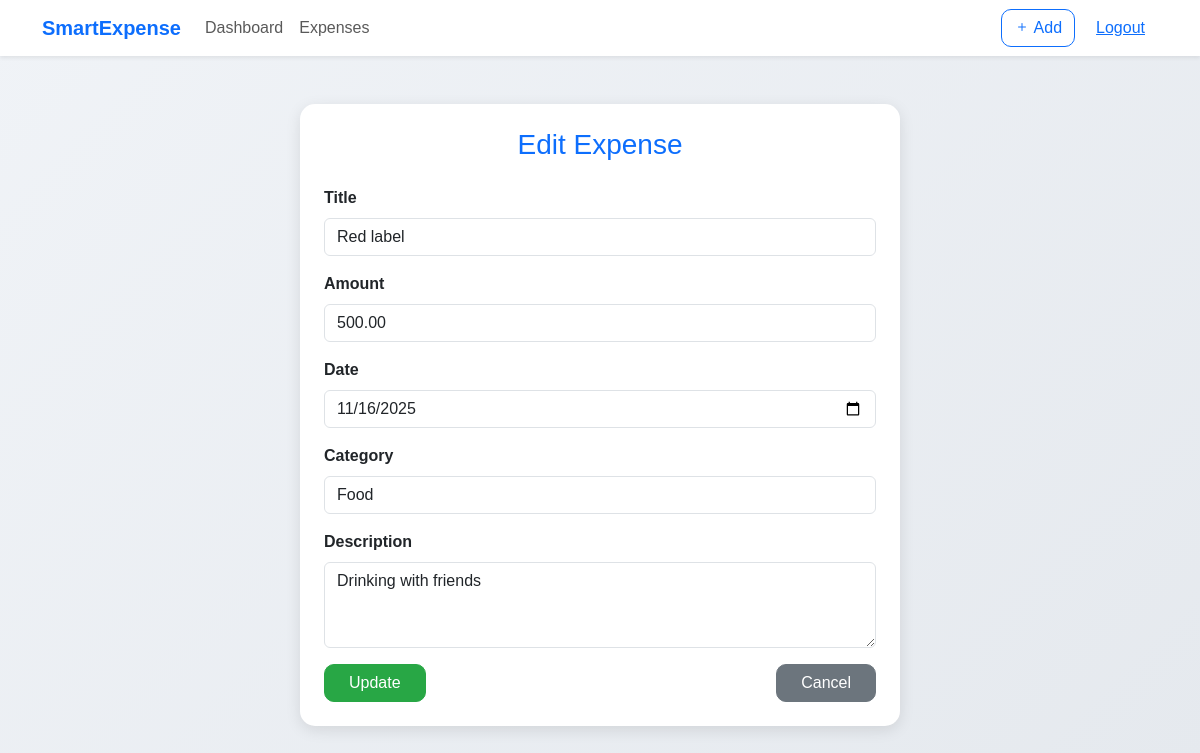
The page /expenses/edit/4/ (signed in) on the database its author committed.
### expenses/models.py (models this page shows, shortened)
class Expense(models.Model):
    user = models.ForeignKey(User, on_delete=models.CASCADE)
    category = models.ForeignKey(Category, on_delete=models.SET_NULL, null=True)
    title = models.CharField(max_length=200)
    amount = models.DecimalField(max_digits=10, decimal_places=2)
    date = models.DateField()
    description = models.TextField(blank=True, null=True)

class Category(models.Model):
    name = models.CharField(max_length=100)

### expenses/views.py (the view, shortened to what this page needs)
# urls.py: path('edit/<int:expense_id>/', views.edit_expense, name='edit_expense'),
@login_required
def edit_expense(request, expense_id):
    expense = get_object_or_404(Expense, id=expense_id, user=request.user)
    return render(request, "expenses/edit_expense.html", {"expense": expense})

### expenses/templates/expenses/edit_expense.html (shortened to what this page needs)
{% extends 'expenses/base.html' %}
{% block content %}
<div class="container mt-5">
    <div class="card p-4 mx-auto" style="max-width: 600px;">
        <h3 class="text-center mb-4 text-primary">Edit Expense</h3>
        <form method="POST">
            <div class="mb-3">
                <label class="form-label">Title</label>
                <input type="text" name="title" class="form-control" value="{{ expense.title }}" required>
            </div>
            <div class="mb-3">
                <label class="form-label">Amount</label>
                <input type="number" name="amount" class="form-control"
                       value="{{ expense.amount }}" step="0.01" required>
            </div>
            <div class="mb-3">
                <label class="form-label">Date</label>
                <input type="date" name="date" class="form-control"
                       value="{{ expense.date|date:'Y-m-d' }}" required>
            </div>
            <div class="mb-3">
                <label class="form-label">Category</label>
                <input type="text" name="category" class="form-control"
                       value="{{ expense.category.name }}" required>
            </div>
            <div class="mb-3">
                <label class="form-label">Description</label>
                <textarea name="description" class="form-control" rows="3">{{ expense.description }}</textarea>
            </div>
            <div class="d-flex justify-content-between">
                <button type="submit" class="btn btn-success px-4">Update</button>
                <a href="{% url 'expense_list' %}" class="btn btn-secondary px-4">Cancel</a>
            </div>
        </form>
    </div>
</div>
{% endblock %}

### expenses/static/expenses/css/style.css (style rules this page uses)
body { font-family: Inter, system-ui, -apple-system, "Segoe UI", Roboto, "Helvetica Neue", Arial; color: #111827; }
.card { border-radius: 12px; }
h2, h3, h4 { color: #0b1220; }
body { background: linear-gradient(135deg, #f0f3f7, #e5e9ee); font-family: 'Poppins', sans-serif; color: #333; }
.card { border: none; border-radius: 15px; box-shadow: 0 5px 15px rgba(0, 0, 0, 0.08); }
.btn-success { background-color: #28a745; border-color: #28a745; font-weight: 500; }

### expenses/templates/expenses/edit_expense.html (style rules this page uses)
body { background-color: #4e83b9; }
.card { border-radius: 15px; box-shadow: 0px 4px 15px rgba(0,0,0,0.1); }
.form-label { font-weight: 600; }
.btn { border-radius: 10px; }

### rows shown on the page
Expense: title "Red label", amount "500.00", date "11/16/2025", category "Food", description "Drinking with friends"
